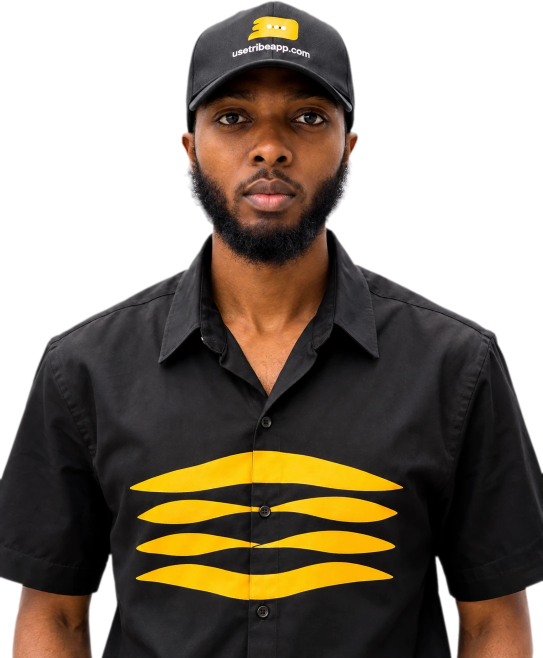
#> input picture src/assets/portrait-cutout.webp, 1086 x 1316 px, given in place of portrait-cutout.png, which was not available (shown at 1/2 size)
$ python prepare-portrait.py
#> lines starting #> are read from the running program, lines starting #| are printed output that depends on the picture; after the words box and inside, x2 and y2 are one past the last pixel; in counts of white or black regions, pixels touching at a corner belong together; pictures that were not available may be replaced by others from this repository, and a replacement may not be noted
"""Build the hero and profile portrait treatments from Emmanuel's supplied photo.

Stages:
  1. Segment the subject out of the studio backdrop (rembg, no face alteration).
  2. Keep an untouched full-colour cutout for the record.
  3. Grade the hero cut-out so it holds up on the vivid red field: deepened
     blacks, lifted contrast, a warm rim light on the light-facing side, film
     grain, and a soft vignette. The photograph's own colours are kept — the
     black shirt with the yellow Tribe mark is the point of the frame.
  4. Derive a calmer, tighter variant for the About section and page header.

The likeness is the source photograph throughout. Nothing here redraws,
regenerates or reinterprets the face or the branding on the shirt and cap.
"""

from __future__ import annotations

from pathlib import Path

import numpy as np
from PIL import Image, ImageFilter
from rembg import new_session, remove

ROOT = Path(__file__).resolve().parents[1]
ASSETS = ROOT / "src" / "assets"
SOURCE = Path("C:/Users/A3s/Downloads/Professional Portrait with Bold Graphic Shirt.png")


def cutout() -> Image.Image:
    cached = ASSETS / "portrait-cutout.png"
    if cached.exists():
        return Image.open(cached).convert("RGBA")
    session = new_session("u2net_human_seg")
    src = Image.open(SOURCE).convert("RGBA")
    return remove(
        src,
        session=session,
        alpha_matting=True,
        alpha_matting_foreground_threshold=250,
        alpha_matting_background_threshold=8,
        alpha_matting_erode_size=10,
    ).convert("RGBA")


def grade(im: Image.Image, contrast: float = 0.22, lift: float = 0.02) -> Image.Image:
    """Editorial colour grade: deeper blacks, a gentle S-curve, no hue shift."""
    rgb = np.array(im.convert("RGB")).astype(np.float32) / 255.0
    lum = rgb @ np.array([0.2126, 0.7152, 0.0722], dtype=np.float32)
    # S-curve on luminance, applied as a gain so colour relationships survive.
    curved = np.clip(lum + contrast * (lum * lum * (3.0 - 2.0 * lum) - lum), 0.0, 1.0)
    gain = np.where(lum > 1e-4, curved / np.maximum(lum, 1e-4), 1.0)
    out = rgb * gain[..., None]
    # Lift the deepest shadows slightly so the black shirt keeps its folds.
    out = out * (1.0 - lift) + lift
    return Image.fromarray(np.clip(out * 255.0, 0, 255).round().astype(np.uint8), "RGB").convert(
        "RGBA"
    )


def rim_light(im: Image.Image, dx: int = 16, dy: int = -10, strength: float = 0.95) -> Image.Image:
    """Light the silhouette edge on the side the studio key light already falls."""
    alpha = np.array(im.getchannel("A")).astype(np.float32)
    shifted = np.roll(alpha, shift=(dy, dx), axis=(0, 1))
    if dx > 0:
        shifted[:, :dx] = 0
    elif dx < 0:
        shifted[:, dx:] = 0
    band = np.clip(alpha - shifted, 0, 255) / 255.0
    band = np.array(
        Image.fromarray((band * 255).astype(np.uint8)).filter(ImageFilter.GaussianBlur(5))
    ).astype(np.float32) / 255.0
    rgb = np.array(im.convert("RGB")).astype(np.float32)
    # Warm rim with a red lean, drawn from the hero field.
    rim_rgb = np.array([255, 196, 168], dtype=np.float32)
    lit = rgb + (255.0 - rgb) * (np.clip(band * 1.6, 0, 1)[..., None] * strength)
    lit = lit + (rim_rgb - lit) * (band[..., None] * 0.55)
    return Image.fromarray(np.clip(lit, 0, 255).round().astype(np.uint8), "RGB").convert("RGBA")


def vignette(im: Image.Image, amount: float = 0.26, cy_ratio: float = 0.4) -> Image.Image:
    """Darken the lower corners so the face carries the composition."""
    h, w = im.height, im.width
    ys, xs = np.mgrid[0:h, 0:w].astype(np.float32)
    cx, cy = w * 0.5, h * cy_ratio
    nx = (xs - cx) / (w * 0.72)
    ny = (ys - cy) / (h * 0.78)
    d = np.sqrt(nx * nx + ny * ny)
    falloff = np.clip((d - 0.55) / 0.75, 0.0, 1.0) ** 1.5
    mask = 1.0 - falloff * amount
    rgb = np.array(im.convert("RGB")).astype(np.float32) * mask[..., None]
    return Image.fromarray(np.clip(rgb, 0, 255).round().astype(np.uint8), "RGB").convert("RGBA")


def grain(im: Image.Image, amount: float = 7.5, seed: int = 20261011) -> Image.Image:
    rng = np.random.default_rng(seed)
    rgb = np.array(im.convert("RGB")).astype(np.float32)
    noise = rng.normal(0.0, 1.0, rgb.shape[:2]).astype(np.float32)
    noise = np.array(
        Image.fromarray(((noise * 0.5 + 0.5) * 255).astype(np.uint8)).filter(
            ImageFilter.GaussianBlur(0.5)
        )
    ).astype(np.float32)
    noise = (noise - 128.0) / 128.0
    # Grain sits most visibly in the midtones, as film does.
    weight = 1.0 - np.abs(rgb.mean(axis=2) / 255.0 - 0.5) * 1.1
    out = rgb + noise[..., None] * amount * np.clip(weight, 0.15, 1.0)[..., None]
    return Image.fromarray(np.clip(out, 0, 255).round().astype(np.uint8), "RGB").convert("RGBA")


def trim(im: Image.Image) -> Image.Image:
    bbox = im.getchannel("A").getbbox()
    return im.crop(bbox) if bbox else im


def clean_matte(im: Image.Image, erode: int = 3, feather: float = 0.9) -> Image.Image:
    """Pull the matte in slightly so the studio backdrop leaves no pale halo.

    A soft matte keeps a rim of bright background pixels around a lit shoulder.
    Eroding the alpha by a pixel or two and re-feathering removes it without
    biting into the subject.
    """
    alpha = im.getchannel("A")
    # Reject the faintest coverage outright, then shrink the remaining edge.
    alpha = alpha.point(lambda v: 0 if v < 26 else v)
    if erode >= 3:
        alpha = alpha.filter(ImageFilter.MinFilter(erode))
    alpha = alpha.filter(ImageFilter.GaussianBlur(feather))
    out = im.copy()
    out.putalpha(alpha)
    return out


def save_png(im: Image.Image, name: str) -> None:
    im.save(ASSETS / name, "PNG", optimize=True)
    print(f"  {name}  {im.width}x{im.height}  {round((ASSETS / name).stat().st_size / 1024)}KB")


def save_webp(im: Image.Image, name: str, quality: int = 92) -> None:
    im.save(ASSETS / name, "WEBP", quality=quality, method=6)
    print(f"  {name}  {im.width}x{im.height}  {round((ASSETS / name).stat().st_size / 1024)}KB")


# [5 lines left out: function save_jpg, not called in this run]


def main() -> None:
    ASSETS.mkdir(parents=True, exist_ok=True)

    base = trim(clean_matte(cutout()))
#> in cutout, returned value is the input picture: PIL image 1086x1316 RGBA; mean R, G, B, A 75.9, 61.9, 48.8, 158.6
#> in clean_matte, `alpha = im.getchannel("A")`:
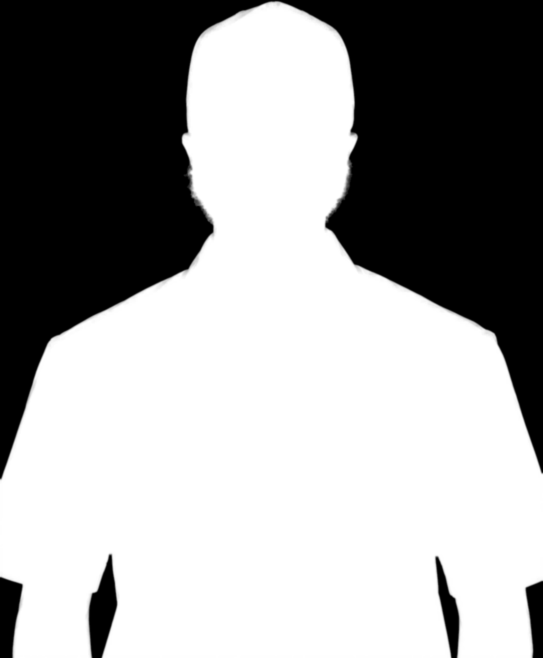
#> alpha: PIL image 1086x1316 L (shown at 1/2 size); min 0, max 255, mean 158.6
#> in trim, `bbox = im.getchannel("A").getbbox()`: bbox = (0, 1, 1086, 1316)
    save_webp(base, "portrait-cutout.webp")
#|   portrait-cutout.webp  1086x1315  134KB

    hero = grain(vignette(rim_light(grade(base))), amount=6.0)
#> in rim_light, `shifted[:, :dx] = 0`:
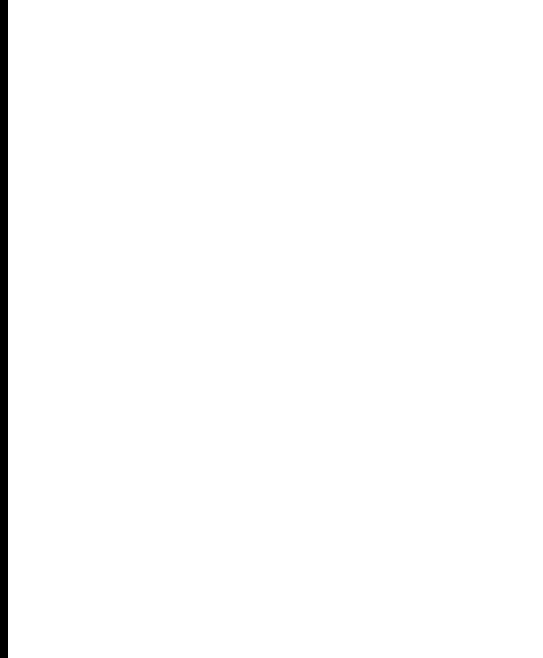
#> shifted: shape (1315, 1086) float32 (shown at 1/2 size); 98.5% white; 1 black region, box (x1, y1, x2, y2) and area: (0, 0, 16, 1315) 21040
#> in vignette, `h, w = im.height, im.width`: h = 1315; w = 1086
#> in vignette, `ys, xs = np.mgrid[0:h, 0:w].astype(np.float32)`:
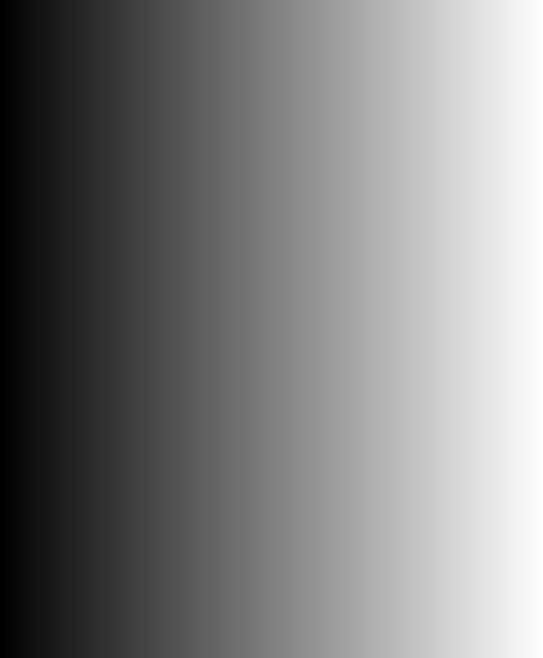
#> xs: shape (1315, 1086) float32 (shown at 1/2 size); min 0, max 1085, mean 542.5; drawn with min black and max white
#> in vignette, `cx, cy = w * 0.5, h * cy_ratio`: cx = 543; cy = 526
#> in grain, `weight = 1.0 - np.abs(rgb.mean(axis=2) / 255.0 - 0.5) * 1.1`:
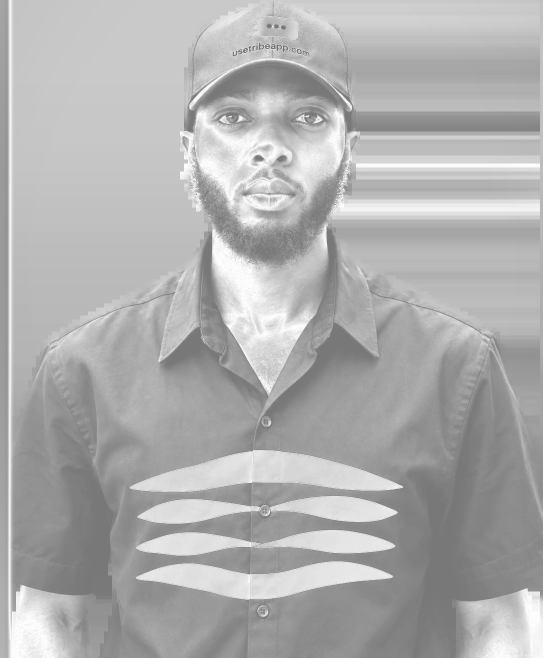
#> weight: shape (1315, 1086) float32 (shown at 1/2 size); min 0.45, max 0.999, mean 0.687
#> in grain, `out = rgb + noise[..., None] * amount * np.clip(weight, 0.15, 1.0)[.....`:
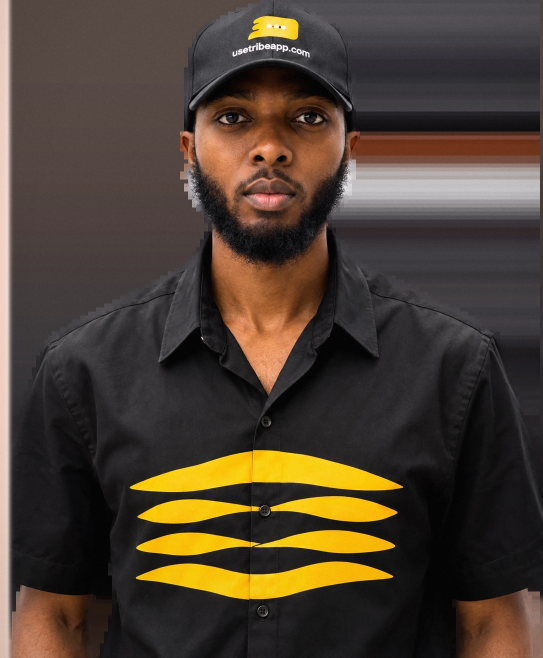
#> out: shape (1315, 1086, 3) float32 (shown at 1/2 size); mean R, G, B 78, 64.8, 51.6; drawn with min black and max white
    hero.putalpha(base.getchannel("A"))
    save_webp(trim(hero), "portrait-hero.webp")
#|   portrait-hero.webp  1086x1315  148KB

    calm = grain(vignette(grade(base, contrast=0.16), amount=0.2, cy_ratio=0.34), amount=3.5)
#> call 2 of vignette, with amount = 0.2, cy_ratio = 0.34
#> in vignette (call 2), `cx, cy = w * 0.5, h * cy_ratio`: cy = 447.1
#> in vignette (call 2), `d = np.sqrt(nx * nx + ny * ny)`:
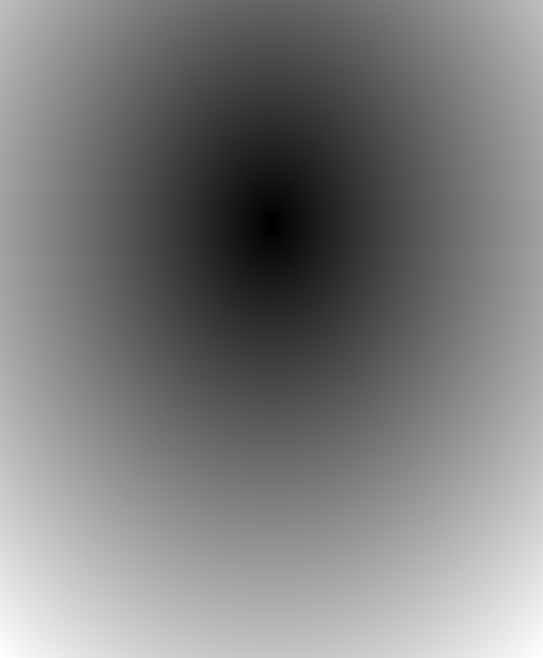
#> d: shape (1315, 1086) float32 (shown at 1/2 size); min 9.75e-05, max 1.09, mean 0.539; drawn with min black and max white
#> in vignette (call 2), `falloff = np.clip((d - 0.55) / 0.75, 0.0, 1.0) ** 1.5`:
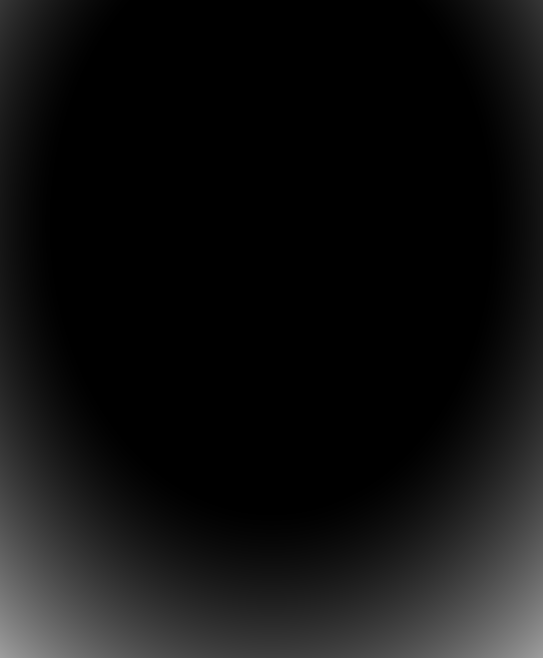
#> falloff: shape (1315, 1086) float32 (shown at 1/2 size); min 0, max 0.618, mean 0.0648
    calm.putalpha(base.getchannel("A"))
    save_webp(trim(calm), "portrait-about.webp")
#|   portrait-about.webp  1086x1315  136KB

#> (the run stopped early here; a loop or call above may not have finished)
